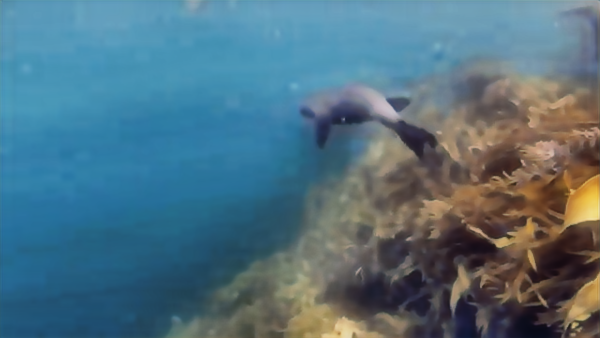
#> input picture UIE-fyp/dataset/enhanced-test/UIEB_11.png, 600 x 338 px
$ python -i preprocess.py   (imports and definitions only)
#> lines starting #> are read from the running program, lines starting #| are printed output that depends on the picture
#> further down, picture is the input picture: shape (338, 600, 3); mean B, G, R 128.1, 113.2, 80.8
"""Classical (non-CNN) underwater image enhancement pipeline.

Flow (fixed order):
    RAW (BGR, as read by OpenCV)
      -> aspect-preserving resize to width 600 px (INTER_AREA)
      -> Gray-World white balance (per-image gains, no cross-image fitting,
         hence no information leakage across the dataset)
      -> CLAHE on the L-channel of CIELAB (clipLimit=2.5, tiles 8x8)
      -> bilateral filtering (d=9, sigmaColor=75, sigmaSpace=75)
      -> adaptive gamma correction driven by the image's own mean gray value
      -> PREPROCESSED (BGR uint8, same convention as cv2.imread)

Two implementation choices are documented here because the original project
notes only gave parameter values, not exact definitions:

1. CLAHE is applied to the L (lightness) channel of CIELAB and then merged
   back. This enhances local contrast without shifting colours. Applying
   CLAHE independently to R/G/B would distort colour balance and is NOT used.

2. Adaptive gamma:  gamma = clip(mean_gray / 128, 0.5, 2.0).
   Dark images (mean < 128) get gamma < 1 (brightened), bright images get
   gamma > 1 (pulled back), mid-tone images stay near gamma = 1. The rule is
   continuous, deterministic and uses only the image itself.

The reference image is resized with the *identical* geometric transform
(same width, same interpolation) before SSIM/PSNR computation so that both
images being compared share one documented resampling step.
"""
from __future__ import annotations

import cv2
import numpy as np

from src.config import (
    BILATERAL_D,
    BILATERAL_SIGMA_COLOR,
    BILATERAL_SIGMA_SPACE,
    CLAHE_CLIP_LIMIT,
    CLAHE_TILE_GRID,
    GAMMA_MAX,
    GAMMA_MIN,
    RESIZE_WIDTH,
)


# [23 lines left out: functions resize_to_width, gray_world_white_balance, not called in this run]


def apply_clahe(image_bgr: np.ndarray) -> np.ndarray:
    """CLAHE on the L-channel of CIELAB (colour-preserving local contrast)."""
    lab = cv2.cvtColor(image_bgr, cv2.COLOR_BGR2LAB)
#> lab: shape (338, 600, 3); mean of channels 0, 1, 2 117.7, 123.7, 117.2
    l, a, b = cv2.split(lab)
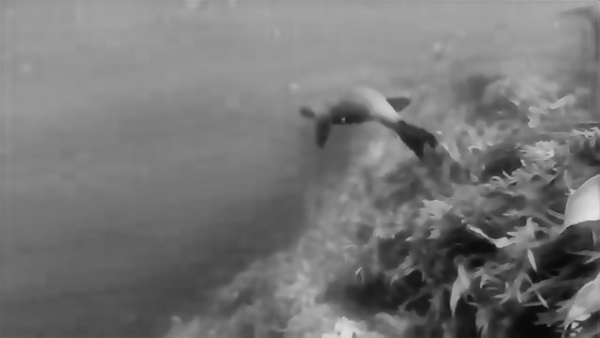
#> l: shape (338, 600); min 8, max 226, mean 117.7
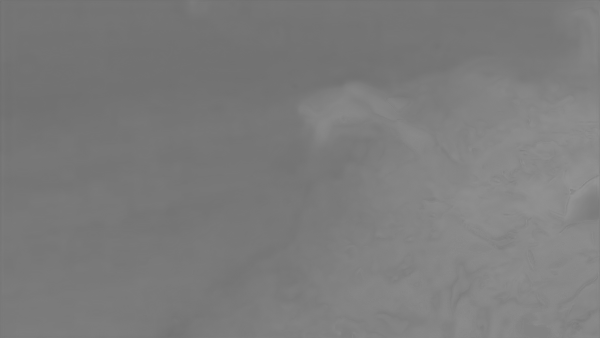
#> a: shape (338, 600); min 112, max 148, mean 123.7
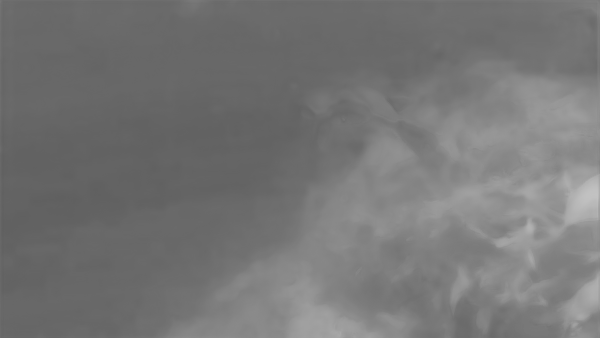
#> b: shape (338, 600); min 96, max 194, mean 117.2
    clahe = cv2.createCLAHE(clipLimit=CLAHE_CLIP_LIMIT, tileGridSize=CLAHE_TILE_GRID)
    l_eq = clahe.apply(l)
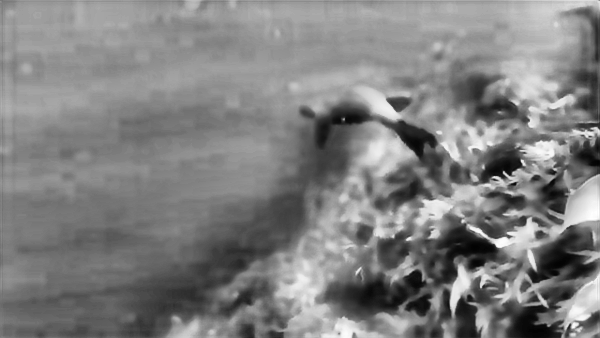
#> l_eq: shape (338, 600); min 2, max 255, mean 128
    return cv2.cvtColor(cv2.merge([l_eq, a, b]), cv2.COLOR_LAB2BGR)
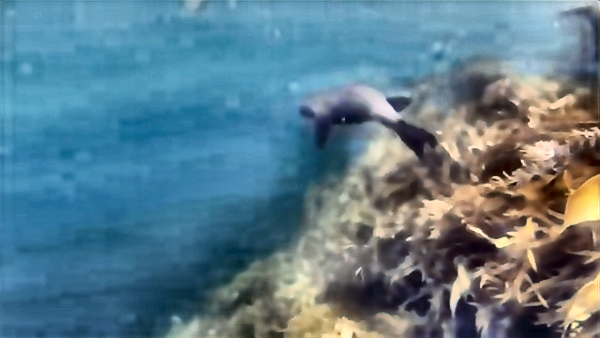
#> returned value: shape (338, 600, 3); mean B, G, R 138.7, 124, 92.1


# [46 lines left out: functions apply_bilateral, adaptive_gamma, enhance, resize_reference_like_preprocessed, not called in this run]

>>> import cv2
>>> picture = cv2.imread('../dataset/enhanced-test/UIEB_11.png')
>>> result = apply_clahe(picture)

$ run again, on UIE-fyp/dataset/enhanced-test/UIEB_116.png
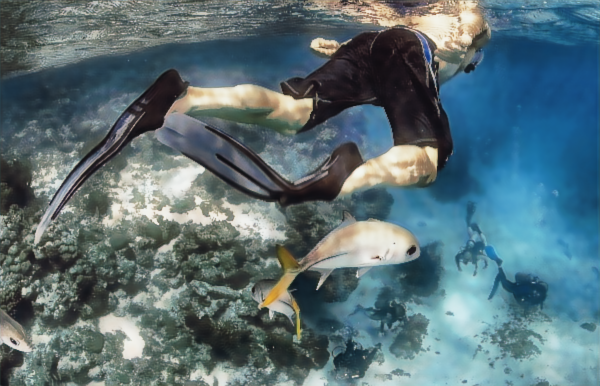
#> input picture UIE-fyp/dataset/enhanced-test/UIEB_116.png, 600 x 386 px
#> picture is the input picture: shape (386, 600, 3); mean B, G, R 118.8, 112.2, 89.4
#> lab: shape (386, 600, 3); mean of channels 0, 1, 2 115.5, 123.2, 122
#> in apply_clahe, `l_eq = clahe.apply(l)`:
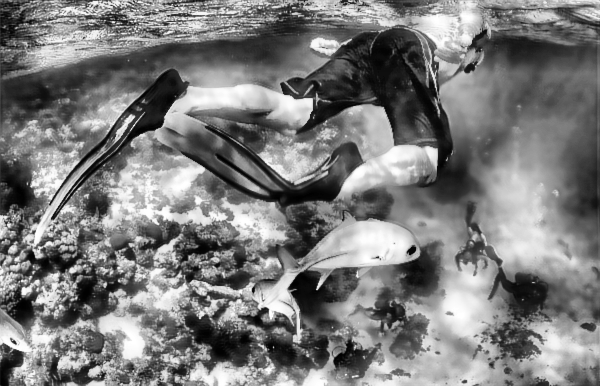
#> l_eq: shape (386, 600); min 0, max 255, mean 123.2
#> in apply_clahe, `return cv2.cvtColor(cv2.merge([l_eq, a, b]), cv2.COLOR_LAB2BGR)`:
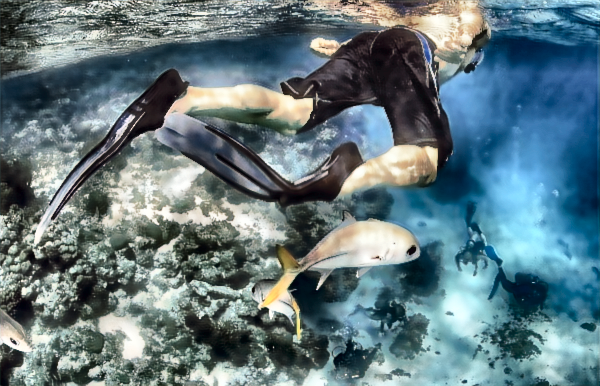
#> returned value: shape (386, 600, 3); mean B, G, R 127.5, 120.9, 98.4

$ run again, on UIE-fyp/dataset/enhanced-test/UIEB_127.png
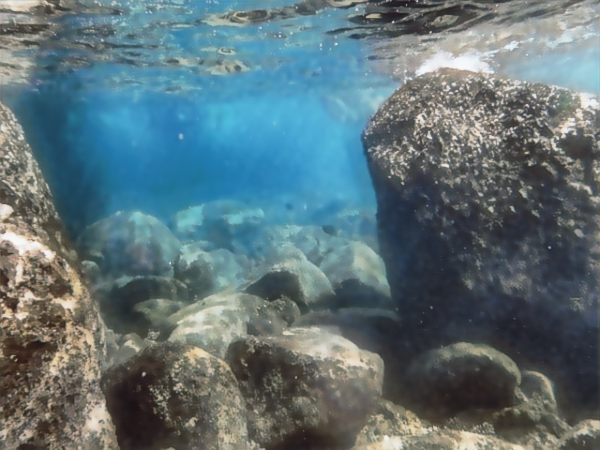
#> input picture UIE-fyp/dataset/enhanced-test/UIEB_127.png, 600 x 450 px
#> picture is the input picture: shape (450, 600, 3); mean B, G, R 119.6, 113.9, 93.5
#> lab: shape (450, 600, 3); mean of channels 0, 1, 2 118.2, 123.9, 123.1
#> in apply_clahe, `l, a, b = cv2.split(lab)`:
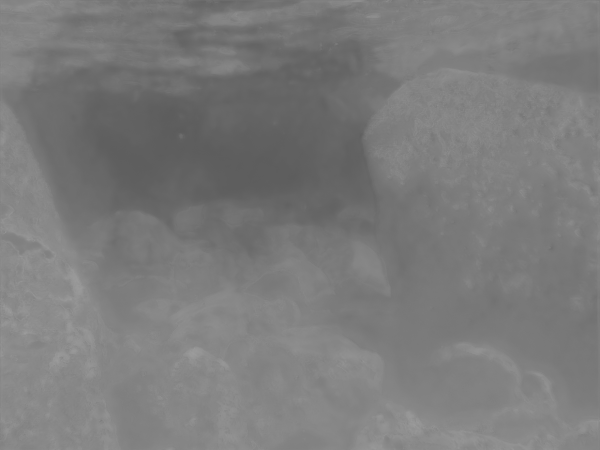
#> b: shape (450, 600); min 92, max 156, mean 123.1
#> in apply_clahe, `return cv2.cvtColor(cv2.merge([l_eq, a, b]), cv2.COLOR_LAB2BGR)`:
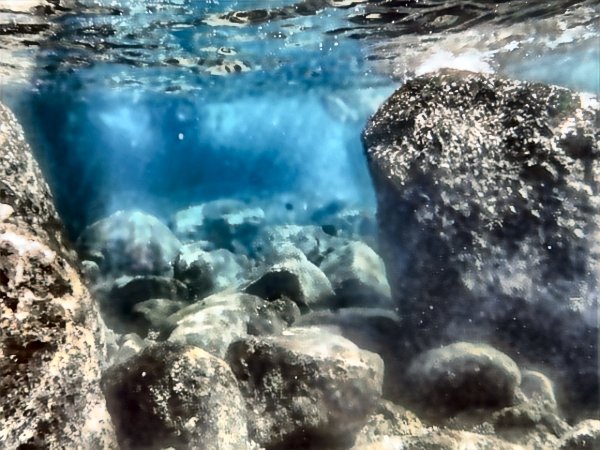
#> returned value: shape (450, 600, 3); mean B, G, R 124, 118.7, 97.7
